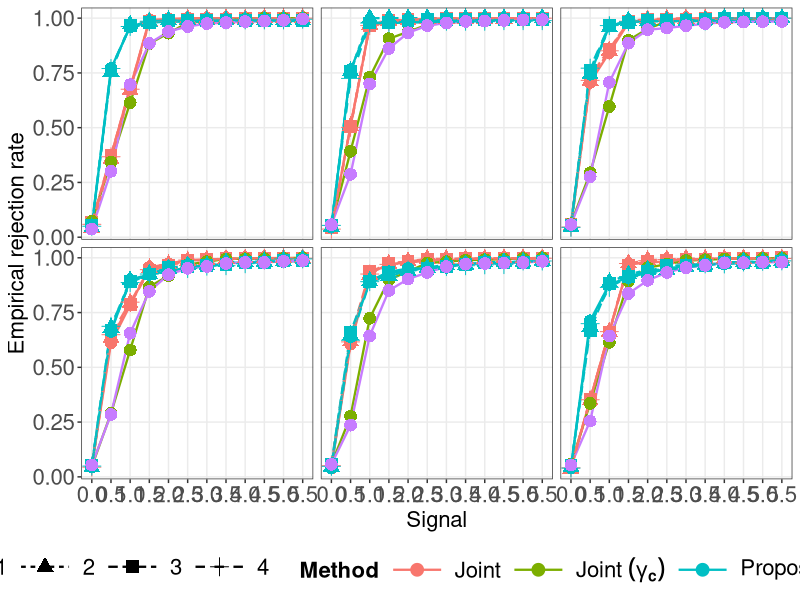
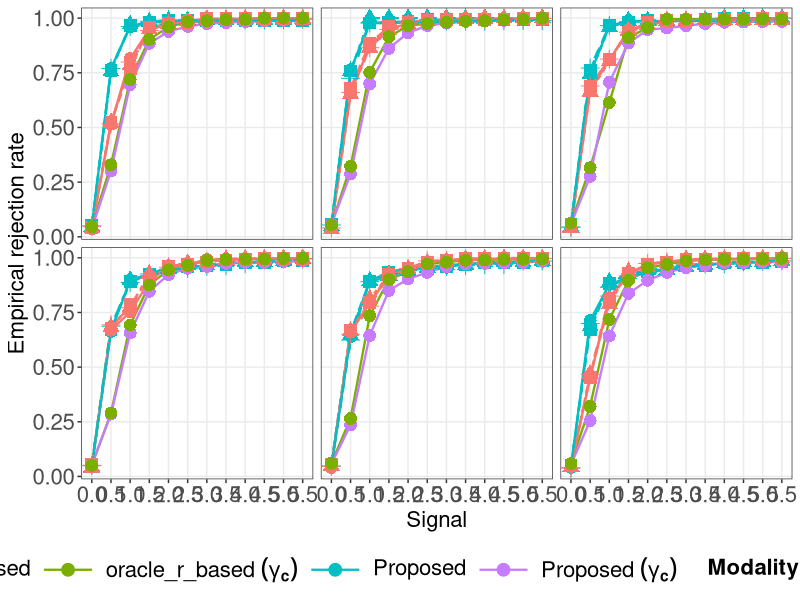
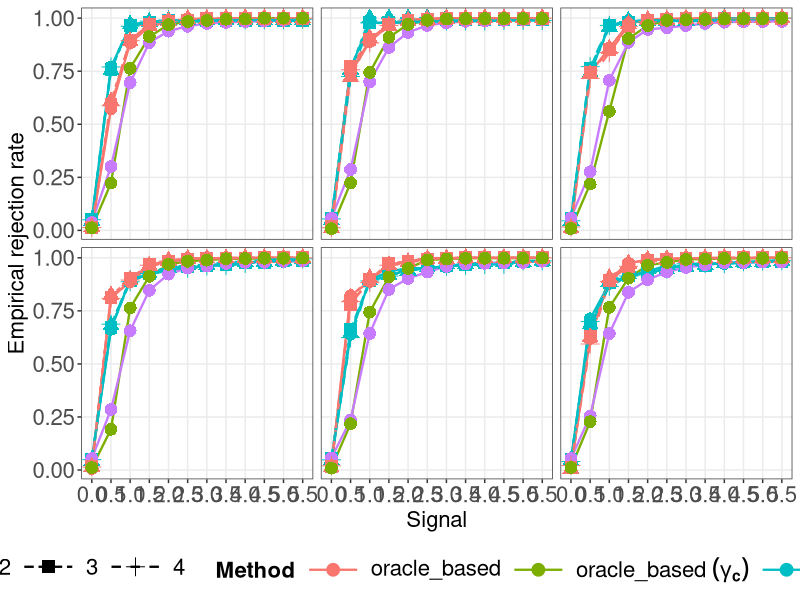
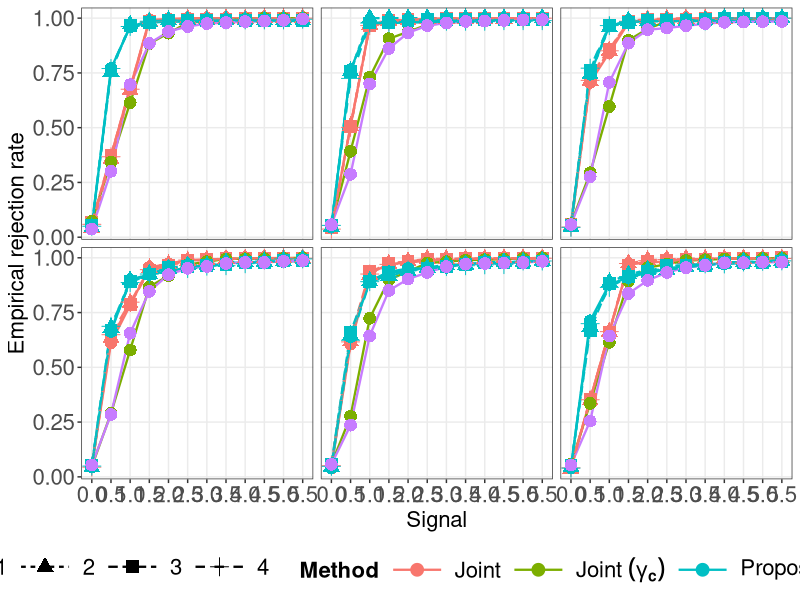
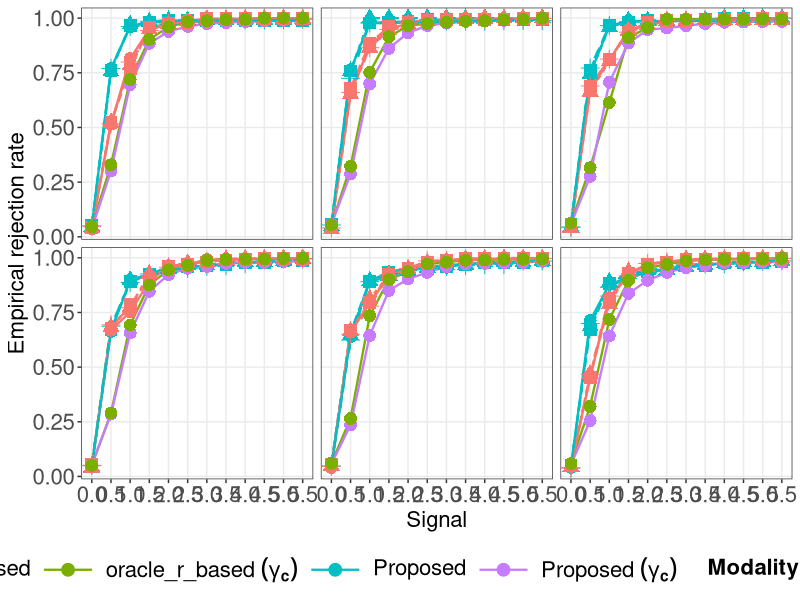
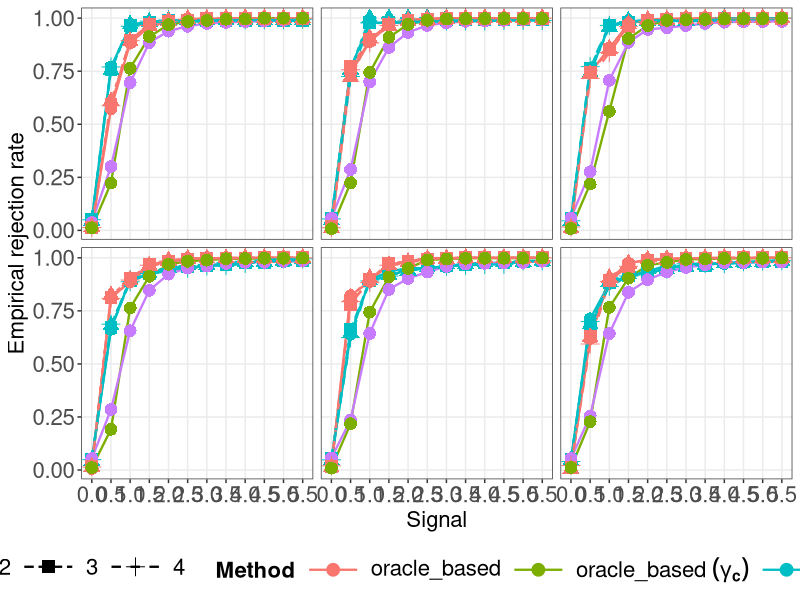

Recreate these plots in R, in order.
library(dplyr)
library(ggplot2)
library(here)
reshape_method <- function(df, method_name, modality_name) {
  df2 <- df %>%
    group_by(V, noise, B) %>%
    mutate(
      setting = cur_group_id(),
      v = F,
      k = modality_name,
      method = method_name
    ) %>%
    ungroup() %>%
    dplyr::select(setting, F, V, noise, B, v, k, pval, method)

  return(df2)
}

plot_noise_allB_from_table <- function(noise_val, B_vals = NULL, v_vals = 1:3, method_vals = NULL, out_png = NULL, all_data_df) {

  sub <- all_data_df %>% filter(noise == noise_val)
  if (!is.null(B_vals)) {
    sub <- sub %>% filter(B %in% B_vals)
  } else {
    B_vals <- sort(unique(sub$B))
  }

  if (!is.null(method_vals)) {
    sub <- sub %>% filter(method %in% method_vals)
  }

  df <- sub %>% filter(V %in% v_vals)

  if(nrow(df) == 0){
    stop("No Data")
  }

  df_sum <- df %>%
    mutate(
      pval = as.numeric(pval),
      v = as.numeric(v)
    ) %>%
    group_by(B, V, method, k, v) %>%
    summarise(pval = mean(pval, na.rm = TRUE), .groups = "drop") %>%
    mutate(pval = ifelse(is.nan(pval), NA, pval)) %>%

    filter(!is.na(pval)) %>%

    arrange(B, V, method, k, v) %>%
    group_by(B, V, method, k) %>%
    mutate(pval = cummax(pval)) %>%
    ungroup()

  if(nrow(df_sum) == 0){
    stop("No Data")
  }

  target_v <- sort(unique(df_sum$v))
  v_labeller <- function(value) paste0("V", value)

  method_labels <- c(
    "proposed" = "Proposed",
    "Joint" = "Joint",
    "jointadjust" = "Jointa"
  )

  modality_labels <- c("1" = "1", "2" = "2", "3" = "3", "4" = "4", "common" = "common")

  p <- ggplot(df_sum, aes(x = v, y = pval,
                          color = method,
                          shape = factor(k),
                          linetype = factor(k),
                          group = interaction(method, k))) +
    geom_line(linewidth = 0.8, na.rm = TRUE) +
    geom_point(size = 4, na.rm = TRUE) +

    facet_grid(B ~ V, labeller = labeller(V = as_labeller(v_labeller))) +
    scale_x_continuous(breaks = target_v) +

    labs(x = "Signal", y = "Empirical rejection rate", shape = "Modality", linetype = "Modality", color = "Method") +
    theme_bw() +
    theme(
      strip.text = element_blank(),
      axis.text = element_text(size = 16),
      axis.title = element_text(size = 16),
      legend.key.size = unit(1.2, "lines"),
      legend.key.width = unit(3, "lines"),
      legend.text = element_text(size = 16),
      legend.title = element_text(size = 16, face = "bold"),
      legend.position = "bottom",
      panel.grid.minor = element_blank()
    ) +

    scale_color_discrete(labels = function(x) {
      mapped <- method_labels[x]
      mapped[is.na(mapped)] <- x[is.na(mapped)]
      parse(text = mapped)
    }) +
    scale_shape_discrete(labels = modality_labels) +
    scale_linetype_discrete(labels = modality_labels)

  if(!is.null(out_png)){
    ggsave(out_png, p, width = 16, height = 9, dpi = 300)
  }

  return(p)
}


final_data= read.csv(here::here("simulation","Results","gammacsv","gammatest_joint_mainsetting.csv"))[,-1]

selected_methods <- c("Proposed","Proposed~(bold(gamma[c]))","Joint","Joint ~ (bold(gamma[c]))")
for(ii in 1) {
  dd = plot_noise_allB_from_table(
    noise_val = ii,
    B_vals = c(1,2),
    method_vals = selected_methods,
    out_png = here::here("simulation", "Results", "gammacsv","FigS15.png"),
    all_data_df = final_data
  )
  print(dd)
}
selected_methods <- c("Proposed","Proposed~(bold(gamma[c]))","oracle_r_based","oracle_r_based ~ (bold(gamma[c]))")
for(ii in 1) {
  dd = plot_noise_allB_from_table(
    noise_val = ii,
    B_vals = c(1,2),
    method_vals = selected_methods,
    out_png = here::here("simulation", "Results", "gammacsv","FigS16.png"),
    all_data_df = final_data
  )
  print(dd)
}
selected_methods <- c("Proposed","Proposed~(bold(gamma[c]))","oracle_based","oracle_based ~ (bold(gamma[c]))")

for(ii in 1) {
  dd = plot_noise_allB_from_table(
    noise_val = ii,
    B_vals = c(1,2),
    method_vals = selected_methods,
    out_png = here::here("simulation", "Results", "gammacsv","FigS17.png"),
    all_data_df = final_data
  )
  print(dd)
}
